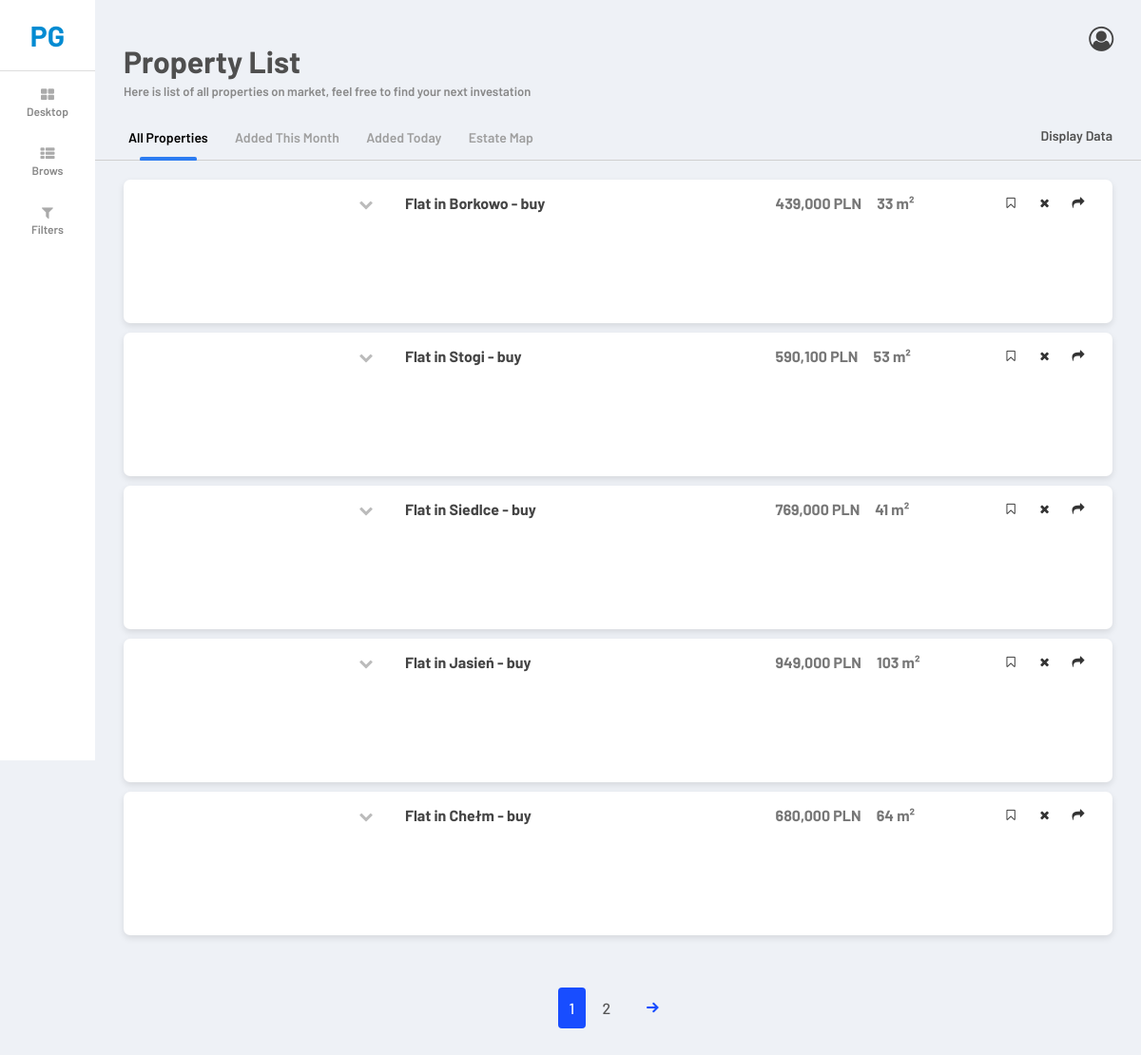
Screenshot of /properties/ (signed in) with the database file from the repository.
### properties/models.py (models this page shows, shortened)
class Property(models.Model):
	url = models.CharField(max_length=200)
	price = models.IntegerField(null=True, blank=True)
	surface = models.IntegerField(null=True, blank=True)
	location = models.CharField(max_length=50, null=True, blank=True)
	t_property = models.CharField(max_length=45, null=True, blank=True)
	t_sell = models.CharField(max_length=45, null=True, blank=True)
	s_plot = models.IntegerField(null=True, blank=True)
	t_plot = models.CharField(max_length=45, null=True, blank=True)
	n_rooms = models.IntegerField(null=True, blank=True)
	floor = models.IntegerField(null=True, blank=True)
	n_floors = models.IntegerField(null=True, blank=True)
	t_construction = models.CharField(max_length=45, null=True, blank=True)
	p_condition = models.CharField(max_length=45, null=True, blank=True)
	build_year = models.IntegerField(null=True, blank=True)
	market = models.CharField(max_length=45, null=True, blank=True)
	longitude = models.FloatField(null=True, blank=True)
	latitude = models.FloatField(null=True, blank=True)
	date_added = models.DateField(null=True)
	date_created = models.DateField(null=True)
	class Meta:
		db_table = 'estates'
	def get_fields(self):
		people_keys = {
			'id': '',
			'url': '',
			'price': 'cena',
			'surface': 'powierzchnia',
			'location': 'lokalizacja',
			't_property': 'typ nieruchomosci',
			't_sell': 'typ sprzedarzy',
			's_plot': 'powierzchnia działki',
			't_plot': 'typ działki',
			'n_rooms': 'liczba pokoi',
			'floor': 'piętro',
			'n_floors': 'liczba pięter',
			't_construction': 'typ zabudowy',
			'p_condition': 'wykończenie',
			'build_year': 'rok budowy',
			'market': 'rynek',
			'longitude': 'longitude',
			'latitude': 'latitude',
			'date_added': '',
			'date_created': ''
		}
		return [(people_keys[f'{field.name}'], field.value_to_string(self)) for field in Property._meta.fields]

### properties/views.py (the view)
# urls.py: path('', property_list_view, name='properties-list'),
@login_required(login_url='login')
def property_list_view(request):
	filters, property_list, query_string = filter_properties(request)
	saved_properties_url = [object_.url for object_ in Property.objects.filter(saved__email=request.user.username)]
	property_list = property_list.exclude(not_interested__email=request.user.username)
	if 'today' in request.path:
		picked_option = 'today'
		property_list = property_list.filter(date_added__gte=datetime.now().strftime('%Y-%m-%d'))
	elif 'month' in request.path:
		month_ago = datetime.strftime(datetime.now() - timedelta(30), '%Y-%m-%d')
		picked_option = 'month'
		property_list = property_list.filter(date_added__gte=month_ago)
	else:
		picked_option = 'all'
	prices = []
	surfaces = []
	for property_obj in property_list:
		if property_obj.price is not None:
			prices.append(property_obj.price)
		if property_obj.surface is not None:
			surfaces.append(property_obj.surface)
	prices.sort()
	if len(prices) > 4:
		prices_data = conver_to_histogram_data(prices)
		prices_data['mean'] = int(sum(prices) / len(prices))
		prices_data['median'] = prices[int(len(prices) / 2)]
		prices_data['p_per_m'] = int(sum(prices) / sum(surfaces))
	else:
		prices_data = "None"
	page = request.GET.get('page', 1)
	properties_paginator = Paginator(property_list, PROPERTIES_PER_PAGE)
	try:
		property_list = properties_paginator.page(page)
	except PageNotAnInteger:
		property_list = properties_paginator.page(1)
	except EmptyPage:
		property_list = properties_paginator.page(1)
	except page <= 0:
		property_list = properties_paginator.page(1)
	map_data = [{
		"name": f"{p.t_property} - {p.t_sell} in {p.location}",
		"address": p.location,
		"locationName": f"{p.t_property} - {p.t_sell} in {p.location}",
		"lat": p.longitude,
		"lng": p.latitude
	} for p in property_list]
	context = {
		'title': 'Property List',
		'description': 'Here is list of all properties on market, feel free to find your next investation',
		'object_list': property_list,
		'saved_object_list': saved_properties_url,
		'picked_option': picked_option,
		'filters': filters,
		'query_string': query_string,
		't_properties': ['dom', 'mieszkanie', 'dzialka'],
		't_sells': ['wynajem', 'sprzedaz'],
		'prices_data': prices_data,
		'map_data': json.dumps(map_data),
	}
	return render(request, 'properties/property_list.html', context)

### properties/functions.py (called while the page is built)
def conver_to_histogram_data(objects):
	data = {}
	objects.sort()
	n = 20
	devide_number = int((objects[-4] - 0) / n)
	numbers_data = []
	i_numbers = 0
	prev_max = 0
	for i in range(len(objects)):
		if objects[i] > (prev_max + devide_number):
			numbers_data.append(i_numbers)
			i_numbers = 0
			prev_max += devide_number
		i_numbers += 1
	numbers_data.append(i_numbers)
	data['numbers_data'] = numbers_data
	m = (n / 4)
	label_number = int((objects[-4] - 0) / m)
	labels = []
	prev_label = 0
	for i in range(len(numbers_data)):
		if (i + 1) % m == 0:
			prev_label += label_number
			labels.append(str(prev_label))
		else:
			labels.append('')
	data['labels'] = labels
	return data

### properties/templates/properties/property_list.html (shortened to what this page needs)
{% extends 'base.html' %}
{% load static %}
{% load humanize %}
{% block head %}
	<link rel="stylesheet" type="text/css" href="{% static 'properties/properties.css' %}">
	<link rel="stylesheet" type="text/css" href="{% static 'properties/more.css' %}">
	<link rel="stylesheet" type="text/css" href="{% static 'fontello/css/fontello.css' %}">
{% endblock %}
{% block content %}
	<main class="main" style="position: relative;">
		<header class="header">
			<h1>{{ title }}</h1>
			<p>{{ description }}</p>
		</header>
		{% if '/properties/' in request.path %}
			<div class="sub_options">
				<div class="options">
					{% if picked_option == 'all' %}
						<div class="picked_option">
							<a href="{% url 'properties:properties-list' %}">All Properties</a>
						</div>
					{% else %}
						<div>
							<a href="{% url 'properties:properties-list' %}">All Properties</a>
						</div>
					{% endif %}
					{% if picked_option == 'month' %}
						<div class="picked_option">
							<a href="{% url 'properties:properties-list-month' %}">Added This Month</a>
						</div>
					{% else %}
						<div>
							<a href="{% url 'properties:properties-list-month' %}">Added This Month</a>
						</div>
					{% endif %}
					{% if picked_option == 'today' %}
						<div class="picked_option">
							<a href="{% url 'properties:properties-list-today' %}">Added Today</a>
						</div>
					{% else %}
						<div>
							<a href="{% url 'properties:properties-list-today' %}">Added Today</a>
						</div>
					{% endif %}
            <div id="map_trigger">
							<p>Estate Map</p>
						</div>
					{% if prices_data != 'None' %}
						<p class="base_text_sb display_data" style="display: block; float: right; margin-right: 30px;">Display Data</p>
					{% endif %}
				</div>
				<div class="bottom_divider"></div>
			</div>
		{% endif %}
		{% if '/properties/' in request.path %}
			{% if prices_data != 'None' %}
				<div style="position: absolute; top: 174px; left: 30px; width: calc(100% - 30px); z-index: 100;">
					<div style="width: 40vh; height: 40vh; float: left;">
					</div>
					<div style="float: left; padding-left: 30px;">
						<div>
							<p style="display: inline-block;margin-top: 30px;">Mean Price: </p>
							<p style="display: inline-block;margin-top: 30px; color: #555; font-weight: 600; font-size: 22px;">{{ prices_data.mean }}</p>
						</div>
						<div>
							<p style="display: inline-block; padding-top: 30px;">Median Price: </p>
							<p style="display: inline-block; padding-top: 30px; color: #555; font-weight: 600; font-size: 22px;">{{ prices_data.median }}</p>
						</div>
						<div>
							<p style="display: inline-block; padding-top: 30px;">Price Per Meter: </p>
							<p style="display: inline-block; padding-top: 30px; color: #555; font-weight: 600; font-size: 22px;">{{ prices_data.p_per_m }}</p>
						</div>
					</div>
				</div>
			{% endif %}
		{% endif %}
		<div class="properties_box" style="background-color: rgb(238, 241, 246); position: relative; z-index: 200; margin-bottom: 0px; transition: .75s; transform: translateY(0px);">
      {% for item in object_list %}
				{% if item.url != 'none' %}
					<div class="property-row">
            <div class="property-photo-left" aria-hidden="true"></div>
            <div class="property-content">
              <div class="property-header">
                <i class="icon-down-open"></i>
                <h3>{{ item.t_property|capfirst }} <span>in</span> {{ item.location }} - {{ item.t_sell }}</h3>
                <h3>{{ item.price|intcomma }} PLN</h3>
                <p>&nbsp;&nbsp;&nbsp;&nbsp;&nbsp;</p>
                <h3>{{ item.surface }} m&#178;</h3>
              </div>
              <div class="more">
                <div class="more_icons">
                  {% if item.url in saved_object_list %}
                    <button class="save" name="{{ item.id }}"><span data-title="Unsave"><i class="icon-bookmark"></i></span></button>
                  {% else %}
                    <button class="save" name="{{ item.id }}"><span data-title="Save"><i class="icon-bookmark-empty"></i></span></button>
                  {% endif %}
                  <button class="not_interested" name="{{ item.id }}"><span data-title="Dislike"><i class="icon-cancel"></i></span></button>
                  <a href="{{ item.url }}" target="_blank"><span data-title="Visit"><i class="icon-forward"></i></span></a>
                </div>
              </div>
            </div>
					</div>
				{% endif %}
			{% empty %}
				Hmmm. It seems that We haven't found properties that satisfy your requrements
			{% endfor %}
		</div>
		{% include 'properties/snippets/properties_pagination.html' %}
	</main>
{% endblock %}

### properties/static/properties/properties.css (style rules this page uses)
.sub_options { padding: 0; }
.sub_options .options { padding-left: 35px; }
.sub_options .options > div { display: inline-block; padding-bottom: 15px; margin-right: 25px; }
.sub_options .options div > * { color: #9f9f9f; text-decoration: none; font-weight: 600; font-size: 14px; }
.options .picked_option { position: relative; }
.sub_options .options .picked_option > * { color: #000; }
.options .picked_option::after { content: ''; display: block; position: absolute; top: 31px; left: 50%; transform: translateX(-50%); height: 4px; width: 60px; background-color: rgb(45, 124, 241); border-radius: 2px 2px 1px 1px; }
.sub_options .bottom_divider { height: 1px; background-color: #d0d0d0; margin-bottom: 20px; }
.property-content { flex: 1 1 auto; padding: 0 15px; padding-left: 0; }
.property-row { width: 100%; background-color: #fff; position: relative; border-radius: 7px; box-shadow: 0px 3px 7px 0px rgba(0, 0, 0, 0.1); padding: 0 15px; margin-bottom: 10px; text-align: left; padding-left: 0; display: flex; padding: 0; overflow: hidden; }
.property-header { height: 150px; cursor: pointer; }
.property-header * { float: left; }
.property-header i { line-height: 50px; color: #bbb; display: inline-block; transition: transform 0.3s; width: 22px; font-size: 15px; }
.property-header .icon-down-open { width: 50px; text-align: center; }
.property-header h3 { margin-right: 30px; font-size: 16px; line-height: 50px; margin: 0; color: #777; }
.property-header h3:nth-of-type(1) { width: 49%; color: #444; }
[data-title] { position: relative; }
.property-photo-left { flex: 0 0 230px; background-size: cover; background-position: center; background-repeat: no-repeat; background-image: url("https://images.unsplash.com/photo-1593696140826-c58b021acf8b?q=80&w=2070&auto=format&fit=crop&ixlib=rb-4.1.0&ixid=M3wxMjA3fDB8MHxwaG90by1wYWdlfHx8fGVufDB8fHx8fA%3D%3D"); transition: flex-basis 0.35s ease; }

### properties/static/properties/more.css (style rules this page uses)
.more { position: absolute; top: 0; right: 0; height: 0; }
.more_icons > * { -webkit-appearance: none; border: none; outline: none; font-size: 13px; margin: 3px 0; margin-top: 8px; padding: 8px 7px; display: inline-block; color: #333; text-decoration: none; background-color: #ffffff; border-radius: 50%; transition: .25s }
.more_icons > a { margin-right: 20px; }

### templates/base.html (style rules this page uses)
* { margin: 0; padding: 0; box-sizing: border-box; }
body { font-family: 'Barlow', sans-serif; background-color: rgb(238, 241, 246); text-align: center; }
main { width: 100%; margin-left: 100px; transition: .75s; padding-right: 0; text-align: left; }
main > header { padding: 30px 0px 30px 30px; text-align: left; color: #4f4f4f; transition: .75s }
main > header p { font-size: 13px; font-weight: 600; color: #888; padding-top: 5px; }
main > div { padding: 0 30px; }
.base_text_sb { color: #505050; font-size: 14px; font-weight: 600; }

### rows the page displays
Property: t_property "Flat", location "Borkowo", t_sell "buy", price "439,000", surface "33"
Property: t_property "Flat", location "Stogi", t_sell "buy", price "590,100", surface "53"
Property: t_property "Flat", location "Siedlce", t_sell "buy", price "769,000", surface "41"
Property: t_property "Flat", location "Jasień", t_sell "buy", price "949,000", surface "103"
Property: t_property "Flat", location "Chełm", t_sell "buy", price "680,000", surface "64"

### other values shown
{{ title }} "Property List"
{{ description }} "Here is list of all properties on market, feel free to find your next investation"
{{ i }} "1"
{{ i }} "2"
